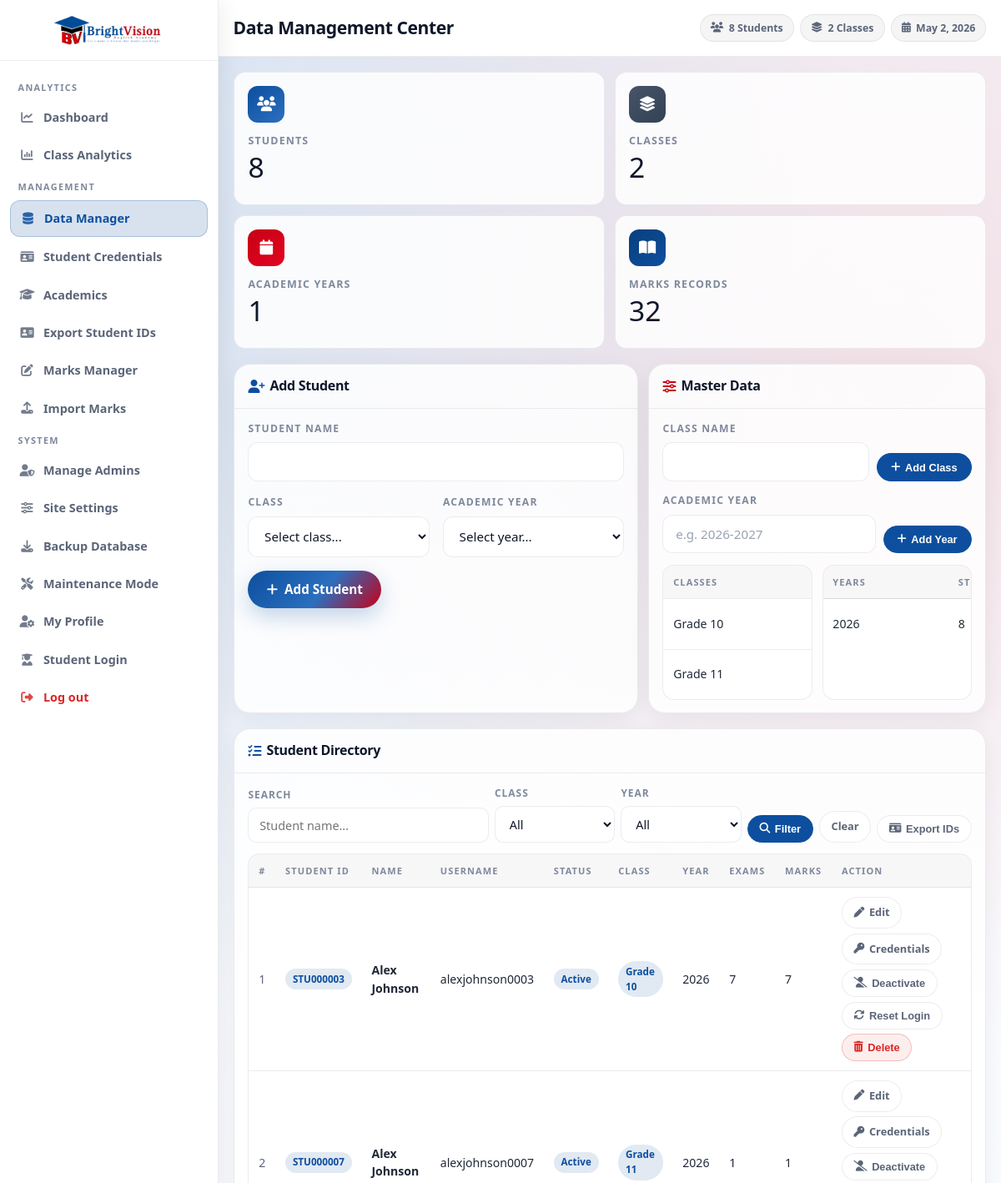
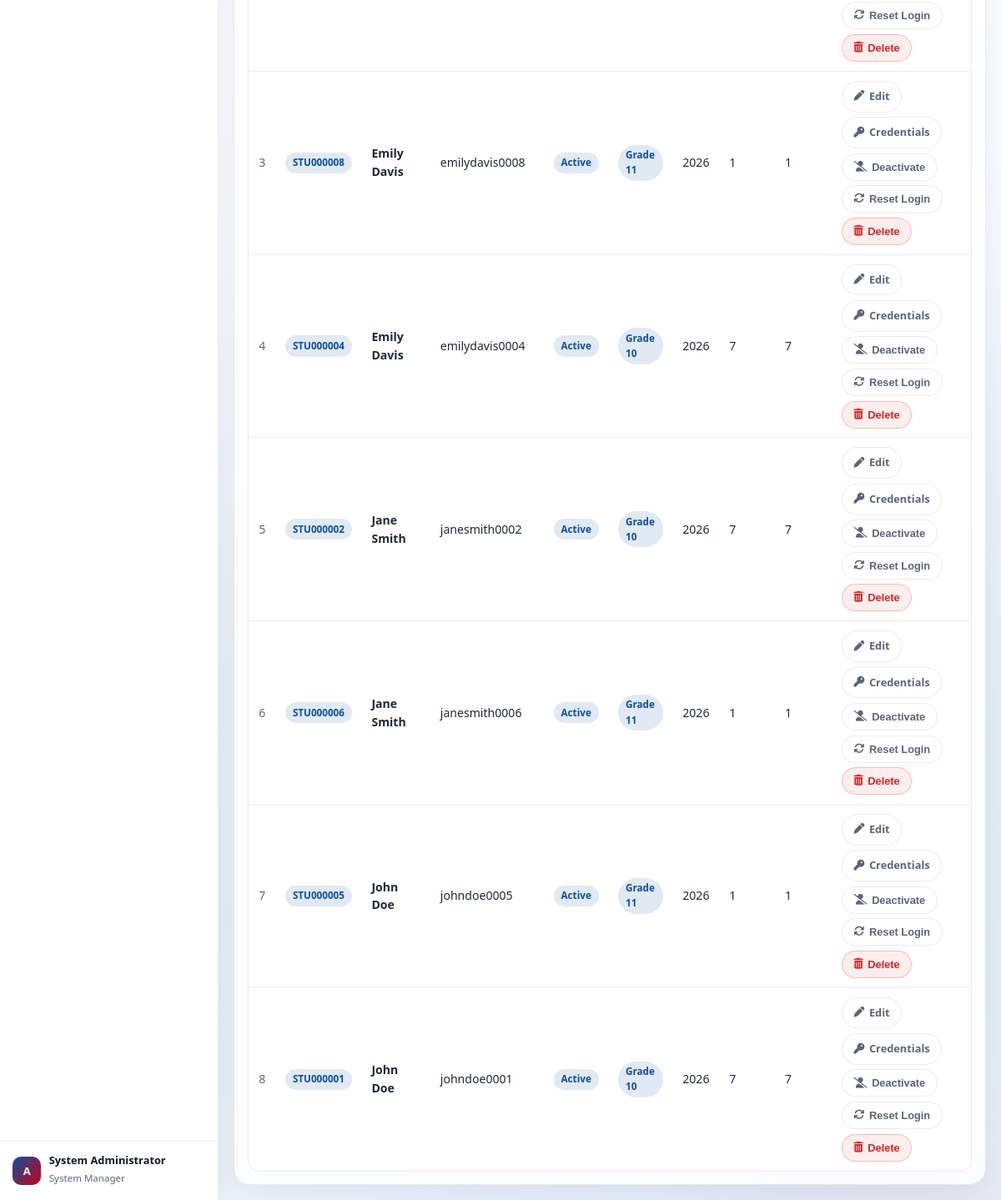
The app's page /admin/manage_students.php (signed in) with its own data (2 pictures, top to bottom).
### tables this page shows
CREATE TABLE IF NOT EXISTS `students` (
  `id` INT AUTO_INCREMENT PRIMARY KEY,
  `student_code` VARCHAR(24) NULL UNIQUE,
  `name` VARCHAR(100) NOT NULL,
  `class_id` INT NULL,
  `academic_year_id` INT NULL,
  UNIQUE KEY `uq_student_identity` (`name`, `class_id`, `academic_year_id`),
  KEY `idx_students_class_year` (`class_id`, `academic_year_id`),
  KEY `idx_students_class_year_name` (`class_id`, `academic_year_id`, `name`),
  KEY `idx_students_year_class_name` (`academic_year_id`, `class_id`, `name`),
  KEY `idx_students_name` (`name`),
  CONSTRAINT `fk_students_class`
    FOREIGN KEY (`class_id`) REFERENCES `classes` (`id`) ON DELETE CASCADE,
  CONSTRAINT `fk_students_year`
    FOREIGN KEY (`academic_year_id`) REFERENCES `academic_years` (`id`) ON DELETE CASCADE
);

CREATE TABLE IF NOT EXISTS `classes` (
  `id` INT AUTO_INCREMENT PRIMARY KEY,
  `class_name` VARCHAR(50) NOT NULL UNIQUE
);

CREATE TABLE IF NOT EXISTS `academic_years` (
  `id` INT AUTO_INCREMENT PRIMARY KEY,
  `year_name` VARCHAR(20) NOT NULL UNIQUE
);

### admin/manage_students.php (the view, shortened to what the rows shown need)
<?php
require_once '../config.php';
$query_with = static function (array $updates = [], array $remove = []): string {
    $query = $_GET;
    foreach ($remove as $key) {
        unset($query[$key]);
    }
    foreach ($updates as $key => $value) {
        if ($value === null || $value === '') {
            unset($query[$key]);
        } else {
            $query[$key] = $value;
        }
    }
    return http_build_query($query);
};
$studentSql = "
    SELECT
        s.id,
        s.student_code,
        s.name,
        s.class_id,
        s.academic_year_id,
        c.class_name,
        y.year_name,
        sa.username,
        sa.is_active AS account_active,
        COUNT(m.id) AS mark_count,
        COUNT(DISTINCT m.exam_name) AS exam_count
    FROM students s
    LEFT JOIN classes c ON s.class_id = c.id
    LEFT JOIN academic_years y ON s.academic_year_id = y.id
    LEFT JOIN student_accounts sa ON sa.student_id = s.id
    LEFT JOIN marks m ON m.student_id = s.id
    WHERE 1 = 1
";
$studentParams = [];
$studentSql .= "
    GROUP BY s.id, s.student_code, s.name, s.class_id, s.academic_year_id, c.class_name, y.year_name, sa.username, sa.is_active
    ORDER BY s.name ASC
    LIMIT 300
";
$studentStmt = $pdo->prepare($studentSql);
$studentStmt->execute($studentParams);
$students = $studentStmt->fetchAll();
$classStats = $pdo->query("
    SELECT c.id, c.class_name, COUNT(s.id) AS student_count
    FROM classes c
    LEFT JOIN students s ON s.class_id = c.id
    GROUP BY c.id, c.class_name
    ORDER BY c.class_name ASC
")->fetchAll();
$yearStats = $pdo->query("
    SELECT y.id, y.year_name, COUNT(s.id) AS student_count
    FROM academic_years y
    LEFT JOIN students s ON s.academic_year_id = y.id
    GROUP BY y.id, y.year_name
    ORDER BY y.year_name DESC
")->fetchAll();
$totals = [
    'students' => (int) $pdo->query("SELECT COUNT(*) FROM students")->fetchColumn(),
    'classes' => (int) $pdo->query("SELECT COUNT(*) FROM classes")->fetchColumn(),
    'years' => (int) $pdo->query("SELECT COUNT(*) FROM academic_years")->fetchColumn(),
    'marks' => (int) $pdo->query("SELECT COUNT(*) FROM marks")->fetchColumn()
];
$editStudent = null;
?>
<!DOCTYPE html>
<html lang="en">
<head>
    <link rel="stylesheet" href="https://cdnjs.cloudflare.com/ajax/libs/font-awesome/6.5.0/css/all.min.css">
    <link rel="stylesheet" href="../css/style.css">
    <link rel="stylesheet" href="../css/admin.css">
</head>
<body>
    <div class="admin-layout">
        <main class="admin-main">
            <div class="admin-topbar">
                <div class="topbar-left">
                    <h1>Data Management Center</h1>
                </div>
                <div class="topbar-meta">
                    <span class="topbar-pill"><i class="fas fa-users"></i> <?= (int) $totals['students'] ?> Students</span>
                    <span class="topbar-pill"><i class="fas fa-layer-group"></i> <?= (int) $totals['classes'] ?> Classes</span>
                    <span class="topbar-pill"><i class="fas fa-calendar-days"></i> <?= date('M j, Y') ?></span>
                </div>
            </div>
            <div class="admin-body dashboard-stack">
                <section class="metrics-grid reveal d1">
                    <article class="val-card">
                        <div class="icon ic-blue"><i class="fas fa-users"></i></div>
                        <div class="val-lbl">Students</div>
                        <div class="val-num"><?= (int) $totals['students'] ?></div>
                    </article>
                    <article class="val-card">
                        <div class="icon ic-purple"><i class="fas fa-layer-group"></i></div>
                        <div class="val-lbl">Classes</div>
                        <div class="val-num"><?= (int) $totals['classes'] ?></div>
                    </article>
                </section>
                <section class="management-grid reveal d2">
                    <article class="dash-panel">
                        <div class="panel-head">
                            <h2><i class="fas fa-user-plus" style="color:var(--primary);"></i> <?= $editStudent ? 'Edit Student' : 'Add Student' ?></h2>
                        </div>
                    </article>
                    <article class="dash-panel">
                        <div class="panel-head">
                            <h2><i class="fas fa-sliders" style="color:var(--accent);"></i> Master Data</h2>
                        </div>
                        <div class="panel-body panel-stack">
                            <div class="split-grid">
                                <div class="notion-table-wrap">
                                    <table class="notion-table">
                                        <thead>
                                            <tr>
                                                <th>Classes</th>
                                            </tr>
                                        </thead>
                                        <tbody>
                                            <?php foreach ($classStats as $class): ?>
                                                <tr>
                                                    <td><?= htmlspecialchars($class['class_name']) ?></td>
                                                </tr>
                                            <?php endforeach; ?>
                                        </tbody>
                                    </table>
                                </div>
                                <div class="notion-table-wrap">
                                    <table class="notion-table">
                                        <thead>
                                            <tr>
                                                <th>Years</th>
                                                <th>Students</th>
                                            </tr>
                                        </thead>
                                        <tbody>
                                            <?php foreach ($yearStats as $year): ?>
                                                <tr>
                                                    <td><?= htmlspecialchars($year['year_name']) ?></td>
                                                    <td><?= (int) $year['student_count'] ?></td>
                                                </tr>
                                            <?php endforeach; ?>
                                        </tbody>
                                    </table>
                                </div>
                            </div>
                        </div>
                    </article>
                </section>
                <section class="dash-panel reveal d3">
                    <div class="panel-head">
                        <h2><i class="fas fa-list-check" style="color:var(--primary);"></i> Student Directory</h2>
                    </div>
                    <div class="panel-body">
                        <div class="notion-table-wrap">
                            <table class="notion-table">
                                <thead>
                                    <tr>
                                        <th>#</th>
                                        <th>Student ID</th>
                                        <th>Name</th>
                                        <th>Username</th>
                                        <th>Status</th>
                                        <th>Class</th>
                                        <th>Year</th>
                                        <th>Exams</th>
                                        <th>Marks</th>
                                        <th>Action</th>
                                    </tr>
                                </thead>
                                <tbody>
                                    <?php if (empty($students)): ?>
                                        <tr>
                                            <td colspan="10" style="text-align:center;color:var(--text-muted);padding:1.3rem;">No students found.</td>
                                        </tr>
                                    <?php else: ?>
                                        <?php foreach ($students as $index => $student): ?>
                                            <tr>
                                                <td style="color:var(--text-muted);"><?= $index + 1 ?></td>
                                                <td><span class="notion-tag tag-blue"><?= htmlspecialchars((string) ($student['student_code'] ?: 'Pending')) ?></span></td>
                                                <td><strong><?= htmlspecialchars($student['name']) ?></strong></td>
                                                <td><?= htmlspecialchars((string) ($student['username'] ?? '-')) ?></td>
                                                <td>
                                                    <?php $active = isset($student['account_active']) ? ((int) $student['account_active'] === 1) : false; ?>
                                                    <span class="notion-tag <?= $active ? 'tag-blue' : 'tag-orange' ?>"><?= $active ? 'Active' : 'Inactive' ?></span>
                                                </td>
                                                <td><span class="notion-tag tag-blue"><?= htmlspecialchars($student['class_name'] ?? '-') ?></span></td>
                                                <td><?= htmlspecialchars($student['year_name'] ?? '-') ?></td>
                                                <td><?= (int) $student['exam_count'] ?></td>
                                                <td><?= (int) $student['mark_count'] ?></td>
                                                <td>
                                                    <div class="table-actions">
                                                        <a href="manage_students.php?<?= htmlspecialchars($query_with(['edit_student' => (int) $student['id']], ['edit_class', 'edit_year'])) ?>" class="notion-btn notion-btn-ghost notion-btn-sm">
                                                            <i class="fas fa-pen"></i> Edit
                                                        </a>
                                                        <a href="student_credentials?student_id=<?= (int) $student['id'] ?>" class="notion-btn notion-btn-ghost notion-btn-sm">
                                                            <i class="fas fa-key"></i> Credentials
                                                        </a>
                                                        <form method="POST">
                                                            <button type="submit" class="notion-btn notion-btn-ghost notion-btn-sm">
                                                                <i class="fas <?= $active ? 'fa-user-slash' : 'fa-user-check' ?>"></i> <?= $active ? 'Deactivate' : 'Activate' ?>
                                                            </button>
                                                        </form>
                                                        <form method="POST" onsubmit="return confirm('Regenerate credentials for this student?');">
                                                            <button type="submit" class="notion-btn notion-btn-ghost notion-btn-sm">
                                                                <i class="fas fa-arrows-rotate"></i> Reset Login
                                                            </button>
                                                        </form>
                                                        <form method="POST" onsubmit="return confirm('Delete this student and all marks?');">
                                                            <button type="submit" class="notion-btn notion-btn-danger notion-btn-sm">
                                                                <i class="fas fa-trash-alt"></i> Delete
                                                            </button>
                                                        </form>
                                                    </div>
                                                </td>
                                            </tr>
                                        <?php endforeach; ?>
                                    <?php endif; ?>
                                </tbody>
                            </table>
                        </div>
                    </div>
                </section>
            </div>
        </main>
    </div>
</body>
</html>

### records on screen
students: id "8", class "2", student_code "STU000008", name "Emily Davis", username "emilydavis0008", class.class_name "Grade 11", academic_year.year_name "2026", exam_count "1", mark_count "1"
classes: class_name "Grade 10"
classes: class_name "Grade 11"
academic_years: year_name "2026", student_count "8"
students: student_code "STU000003", name "Alex Johnson", username "alexjohnson0003", class.class_name "Grade 10", academic_year.year_name "2026", exam_count "7", mark_count "7"
students: student_code "STU000007", name "Alex Johnson", username "alexjohnson0007", class.class_name "Grade 11", academic_year.year_name "2026", exam_count "1", mark_count "1"
students: student_code "STU000004", name "Emily Davis", username "emilydavis0004", class.class_name "Grade 10", academic_year.year_name "2026", exam_count "7", mark_count "7"
students: student_code "STU000002", name "Jane Smith", username "janesmith0002", class.class_name "Grade 10", academic_year.year_name "2026", exam_count "7", mark_count "7"
students: student_code "STU000006", name "Jane Smith", username "janesmith0006", class.class_name "Grade 11", academic_year.year_name "2026", exam_count "1", mark_count "1"
students: student_code "STU000005", name "John Doe", username "johndoe0005", class.class_name "Grade 11", academic_year.year_name "2026", exam_count "1", mark_count "1"
students: student_code "STU000001", name "John Doe", username "johndoe0001", class.class_name "Grade 10", academic_year.year_name "2026", exam_count "7", mark_count "7"

### other values on screen
admin_display_name() "System Administrator"
$totals['years'] "1"
$totals['marks'] "32"
